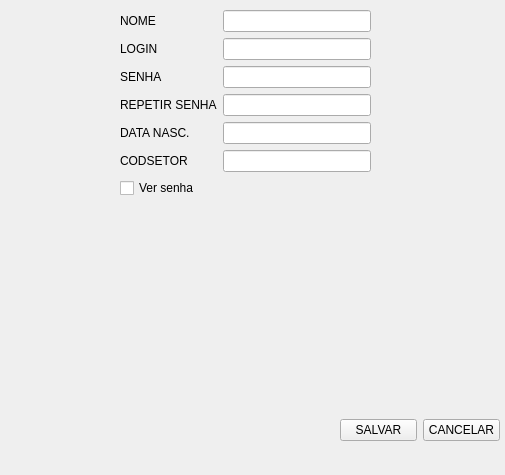
<?xml version="1.0" encoding="UTF-8"?>
<ui version="4.0">
 <class>Form</class>
 <widget class="QWidget" name="Form">
  <property name="geometry">
   <rect>
    <x>0</x>
    <y>0</y>
    <width>505</width>
    <height>475</height>
   </rect>
  </property>
  <property name="windowTitle">
   <string>Form</string>
  </property>
  <widget class="QWidget" name="formLayoutWidget">
   <property name="geometry">
    <rect>
     <x>120</x>
     <y>10</y>
     <width>251</width>
     <height>211</height>
    </rect>
   </property>
   <layout class="QFormLayout" name="formulario">
    <item row="0" column="0">
     <widget class="QLabel" name="nome_label">
      <property name="text">
       <string>NOME</string>
      </property>
     </widget>
    </item>
    <item row="1" column="0">
     <widget class="QLabel" name="login_label">
      <property name="text">
       <string>LOGIN</string>
      </property>
     </widget>
    </item>
    <item row="2" column="0">
     <widget class="QLabel" name="senha_label">
      <property name="text">
       <string>SENHA</string>
      </property>
     </widget>
    </item>
    <item row="4" column="0">
     <widget class="QLabel" name="datanasc_label">
      <property name="text">
       <string>DATA NASC.</string>
      </property>
     </widget>
    </item>
    <item row="5" column="0">
     <widget class="QLabel" name="codsetor_label">
      <property name="text">
       <string>CODSETOR</string>
      </property>
     </widget>
    </item>
    <item row="0" column="1">
     <widget class="QLineEdit" name="nome_lnedit"/>
    </item>
    <item row="1" column="1">
     <widget class="QLineEdit" name="login_lnedit"/>
    </item>
    <item row="2" column="1">
     <widget class="QLineEdit" name="senha_lnedit">
      <property name="echoMode">
       <enum>QLineEdit::Password</enum>
      </property>
      <property name="clearButtonEnabled">
       <bool>false</bool>
      </property>
     </widget>
    </item>
    <item row="4" column="1">
     <widget class="QLineEdit" name="datanasc_lnedit"/>
    </item>
    <item row="5" column="1">
     <widget class="QLineEdit" name="codsetor_lnedit"/>
    </item>
    <item row="3" column="0">
     <widget class="QLabel" name="senha2_label">
      <property name="text">
       <string>REPETIR SENHA</string>
      </property>
     </widget>
    </item>
    <item row="3" column="1">
     <widget class="QLineEdit" name="senha2_lnedit">
      <property name="echoMode">
       <enum>QLineEdit::Password</enum>
      </property>
     </widget>
    </item>
    <item row="6" column="0">
     <widget class="QCheckBox" name="versenha_ckbox">
      <property name="text">
       <string>Ver senha</string>
      </property>
     </widget>
    </item>
   </layout>
  </widget>
  <widget class="QWidget" name="horizontalLayoutWidget">
   <property name="geometry">
    <rect>
     <x>340</x>
     <y>390</y>
     <width>160</width>
     <height>80</height>
    </rect>
   </property>
   <layout class="QHBoxLayout" name="form_botoes">
    <item>
     <widget class="QPushButton" name="salvar_btt">
      <property name="text">
       <string>SALVAR</string>
      </property>
     </widget>
    </item>
    <item>
     <widget class="QPushButton" name="cancelar_btt">
      <property name="text">
       <string>CANCELAR</string>
      </property>
     </widget>
    </item>
   </layout>
  </widget>
 </widget>
 <tabstops>
  <tabstop>nome_lnedit</tabstop>
  <tabstop>login_lnedit</tabstop>
  <tabstop>senha_lnedit</tabstop>
  <tabstop>senha2_lnedit</tabstop>
  <tabstop>datanasc_lnedit</tabstop>
  <tabstop>codsetor_lnedit</tabstop>
  <tabstop>versenha_ckbox</tabstop>
  <tabstop>salvar_btt</tabstop>
  <tabstop>cancelar_btt</tabstop>
 </tabstops>
 <resources/>
 <connections/>
</ui>
